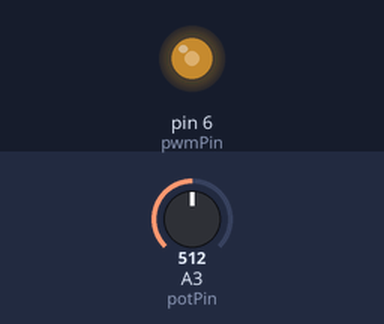
The sketch below on a simulated Arduino Uno, built with avr-gcc and run on an emulated ATmega328P. Shown: output pins drawn as LEDs (lit = HIGH). The test bench sets the inputs (shaded band); at power-on: A3 (potPin) = 512.

Above: at 1.2 s.
1.3 s: A3 (potPin) set to 716
At 1.9 s:
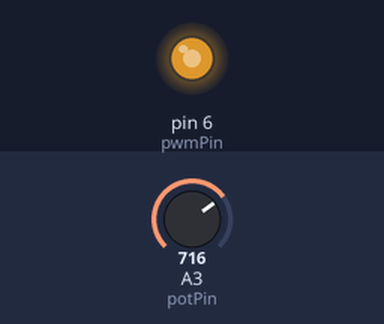
2.8 s: A3 (potPin) set to 900
At 4.0 s:
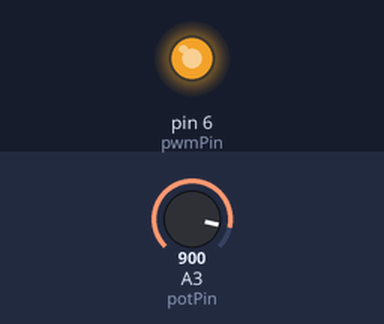
4.3 s: A3 (potPin) set to 122
At 5.4 s:
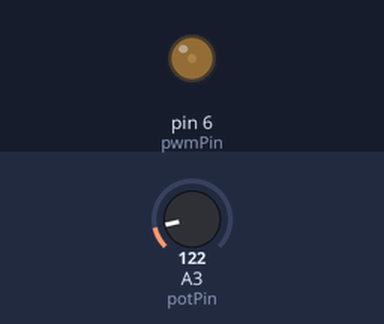
5.8 s: A3 (potPin) set to 0
At 6.5 s:
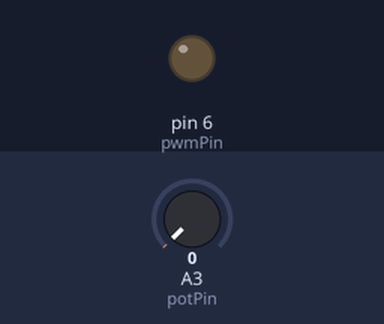
Timing chart, 0 to 8.3 s (numbered marks = the images above; inputs shaded):
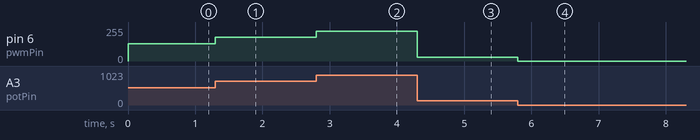

The sketch:

sketch_may19a.ino
```cpp
const int pwmPin = 6;
const int potPin = A3;
int potValue = 0;

void setup() {
  // put your setup code here, to run once:
pinMode(pwmPin, OUTPUT);
}

void loop() {
  potValue = analogRead(potPin)/4;

  // put your main code here, to run repeatedly:
analogWrite(pwmPin, potValue);

}
```

Measured:
- after the input at 1.3 s, pin 6 (pwmPin): 128/255 → 179/255 at once
- after the input at 2.8 s, pin 6 (pwmPin): 179/255 → 225/255 at once
- after the input at 4.3 s, pin 6 (pwmPin): 225/255 → 30/255 at once
- after the input at 5.8 s, pin 6 (pwmPin): 30/255 → 0/255 at once
